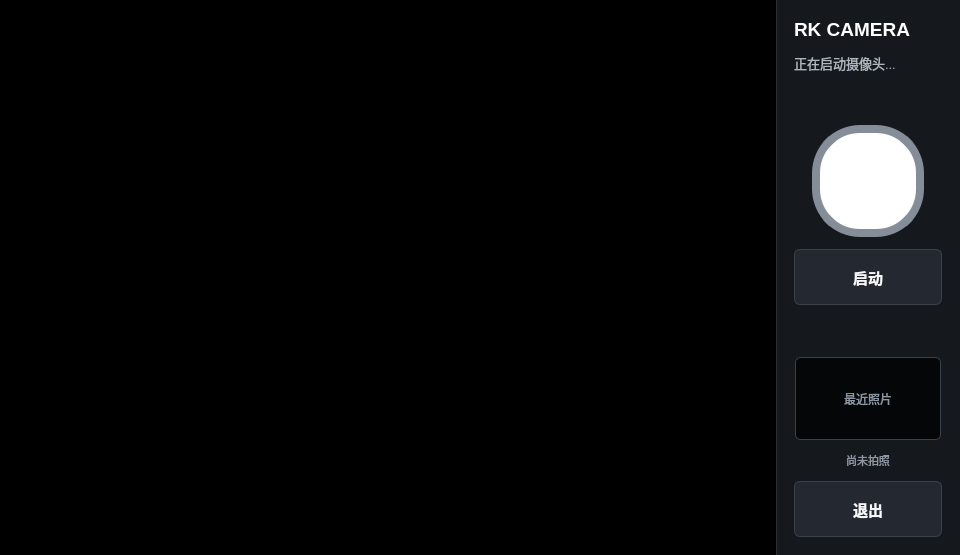
<?xml version="1.0" encoding="UTF-8"?>
<ui version="4.0">
 <class>MainWindow</class>
 <widget class="QMainWindow" name="MainWindow">
  <property name="minimumSize">
   <size><width>960</width><height>540</height></size>
  </property>
  <property name="windowTitle">
   <string>RK3568 相机</string>
  </property>
  <property name="styleSheet">
   <string notr="true">QMainWindow, QWidget#centralWidget, QWidget#cameraPage,
QWidget#photoPage {
    background: #080a0d;
    color: #f5f7fa;
    font-family: "Noto Sans CJK SC", "Source Han Sans CN", sans-serif;
}
QStackedWidget#pageStack {
    background: #080a0d;
    border: none;
}
QFrame#controlPanel, QFrame#photoTopBar {
    background: #15181d;
}
QFrame#controlPanel {
    border-left: 1px solid #2a2f37;
}
QFrame#photoTopBar {
    border-bottom: 1px solid #2a2f37;
}
QLabel#brandLabel {
    color: #ffffff;
    font-size: 19px;
    font-weight: 700;
}
QLabel#statusLabel, QLabel#previewPhotoNameLabel {
    color: #aeb6c2;
    font-size: 13px;
}
QLabel#previewLabel, QLabel#photoPreviewLabel {
    background: #000000;
    border: none;
}
QPushButton#shutterButton {
    min-width: 96px;
    max-width: 96px;
    min-height: 96px;
    max-height: 96px;
    border-radius: 48px;
    border: 8px solid #858d98;
    background: #ffffff;
}
QPushButton#shutterButton:pressed {
    border-color: #c9d0d8;
    background: #d9dee4;
}
QPushButton#shutterButton:disabled {
    border-color: #40464f;
    background: #707780;
}
QPushButton#startStopButton, QPushButton#exitButton,
QPushButton#backButton {
    min-height: 54px;
    border: 1px solid #3a414b;
    border-radius: 6px;
    background: #242931;
    color: #f5f7fa;
    font-size: 15px;
    font-weight: 600;
}
QPushButton#startStopButton:pressed, QPushButton#exitButton:pressed,
QPushButton#backButton:pressed {
    background: #343b45;
}
QPushButton#thumbnailButton {
    min-width: 144px;
    max-width: 160px;
    min-height: 81px;
    max-height: 90px;
    background: #050607;
    border: 1px solid #3a414b;
    border-radius: 5px;
    color: #8e98a5;
    font-size: 12px;
}
QPushButton#thumbnailButton:pressed {
    border-color: #ffffff;
}
QLabel#photoNameLabel {
    color: #8e98a5;
    font-size: 11px;
}</string>
  </property>
  <widget class="QWidget" name="centralWidget">
   <layout class="QVBoxLayout" name="centralLayout">
    <property name="spacing"><number>0</number></property>
    <property name="leftMargin"><number>0</number></property>
    <property name="topMargin"><number>0</number></property>
    <property name="rightMargin"><number>0</number></property>
    <property name="bottomMargin"><number>0</number></property>
    <item>
     <widget class="QStackedWidget" name="pageStack">
      <property name="currentIndex"><number>0</number></property>
      <widget class="QWidget" name="cameraPage">
       <layout class="QHBoxLayout" name="rootLayout" stretch="1,0">
        <property name="spacing"><number>0</number></property>
        <property name="leftMargin"><number>0</number></property>
        <property name="topMargin"><number>0</number></property>
        <property name="rightMargin"><number>0</number></property>
        <property name="bottomMargin"><number>0</number></property>
        <item>
         <widget class="QWidget" name="previewArea">
          <layout class="QVBoxLayout" name="previewLayout">
           <property name="spacing"><number>0</number></property>
           <property name="leftMargin"><number>0</number></property>
           <property name="topMargin"><number>0</number></property>
           <property name="rightMargin"><number>0</number></property>
           <property name="bottomMargin"><number>0</number></property>
           <item>
            <widget class="QLabel" name="previewLabel">
             <property name="sizePolicy">
              <sizepolicy hsizetype="Expanding" vsizetype="Expanding">
               <horstretch>1</horstretch><verstretch>1</verstretch>
              </sizepolicy>
             </property>
             <property name="minimumSize">
              <size><width>640</width><height>360</height></size>
             </property>
             <property name="text"><string>正在连接摄像头...</string></property>
             <property name="alignment"><set>Qt::AlignCenter</set></property>
            </widget>
           </item>
          </layout>
         </widget>
        </item>
        <item>
         <widget class="QFrame" name="controlPanel">
          <property name="minimumSize">
           <size><width>184</width><height>0</height></size>
          </property>
          <property name="maximumSize">
           <size><width>230</width><height>16777215</height></size>
          </property>
          <property name="frameShape"><enum>QFrame::NoFrame</enum></property>
          <layout class="QVBoxLayout" name="controlLayout">
           <property name="spacing"><number>12</number></property>
           <property name="leftMargin"><number>18</number></property>
           <property name="topMargin"><number>18</number></property>
           <property name="rightMargin"><number>18</number></property>
           <property name="bottomMargin"><number>18</number></property>
           <item>
            <widget class="QLabel" name="brandLabel">
             <property name="text"><string>RK CAMERA</string></property>
            </widget>
           </item>
           <item>
            <widget class="QLabel" name="statusLabel">
             <property name="text"><string>正在启动摄像头...</string></property>
             <property name="wordWrap"><bool>true</bool></property>
            </widget>
           </item>
           <item>
            <spacer name="topSpacer">
             <property name="orientation"><enum>Qt::Vertical</enum></property>
             <property name="sizeHint" stdset="0">
              <size><width>20</width><height>40</height></size>
             </property>
            </spacer>
           </item>
           <item alignment="Qt::AlignHCenter">
            <widget class="QPushButton" name="shutterButton">
             <property name="toolTip"><string>拍照</string></property>
             <property name="text"><string/></property>
            </widget>
           </item>
           <item>
            <widget class="QPushButton" name="startStopButton">
             <property name="text"><string>启动</string></property>
            </widget>
           </item>
           <item>
            <spacer name="middleSpacer">
             <property name="orientation"><enum>Qt::Vertical</enum></property>
             <property name="sizeHint" stdset="0">
              <size><width>20</width><height>40</height></size>
             </property>
            </spacer>
           </item>
           <item alignment="Qt::AlignHCenter">
            <widget class="QPushButton" name="thumbnailButton">
             <property name="toolTip"><string>预览最近拍摄的照片</string></property>
             <property name="text"><string>最近照片</string></property>
            </widget>
           </item>
           <item>
            <widget class="QLabel" name="photoNameLabel">
             <property name="text"><string>尚未拍照</string></property>
             <property name="alignment"><set>Qt::AlignCenter</set></property>
             <property name="wordWrap"><bool>true</bool></property>
            </widget>
           </item>
           <item>
            <widget class="QPushButton" name="exitButton">
             <property name="text"><string>退出</string></property>
            </widget>
           </item>
          </layout>
         </widget>
        </item>
       </layout>
      </widget>
      <widget class="QWidget" name="photoPage">
       <layout class="QVBoxLayout" name="photoPageLayout">
        <property name="spacing"><number>0</number></property>
        <property name="leftMargin"><number>0</number></property>
        <property name="topMargin"><number>0</number></property>
        <property name="rightMargin"><number>0</number></property>
        <property name="bottomMargin"><number>0</number></property>
        <item>
         <widget class="QFrame" name="photoTopBar">
          <property name="minimumSize"><size><width>0</width><height>70</height></size></property>
          <property name="maximumSize"><size><width>16777215</width><height>70</height></size></property>
          <layout class="QHBoxLayout" name="photoTopLayout">
           <property name="leftMargin"><number>12</number></property>
           <property name="topMargin"><number>8</number></property>
           <property name="rightMargin"><number>16</number></property>
           <property name="bottomMargin"><number>8</number></property>
           <item>
            <widget class="QPushButton" name="backButton">
             <property name="minimumSize"><size><width>120</width><height>54</height></size></property>
             <property name="maximumSize"><size><width>160</width><height>54</height></size></property>
             <property name="text"><string>返回相机</string></property>
            </widget>
           </item>
           <item>
            <spacer name="photoTopSpacer">
             <property name="orientation"><enum>Qt::Horizontal</enum></property>
             <property name="sizeHint" stdset="0"><size><width>40</width><height>20</height></size></property>
            </spacer>
           </item>
           <item>
            <widget class="QLabel" name="previewPhotoNameLabel">
             <property name="text"><string>照片预览</string></property>
             <property name="alignment"><set>Qt::AlignRight|Qt::AlignVCenter</set></property>
            </widget>
           </item>
          </layout>
         </widget>
        </item>
        <item>
         <widget class="QLabel" name="photoPreviewLabel">
          <property name="sizePolicy">
           <sizepolicy hsizetype="Expanding" vsizetype="Expanding">
            <horstretch>1</horstretch><verstretch>1</verstretch>
           </sizepolicy>
          </property>
          <property name="text"><string>没有可预览的照片</string></property>
          <property name="alignment"><set>Qt::AlignCenter</set></property>
         </widget>
        </item>
       </layout>
      </widget>
     </widget>
    </item>
   </layout>
  </widget>
 </widget>
 <resources/>
 <connections/>
</ui>
